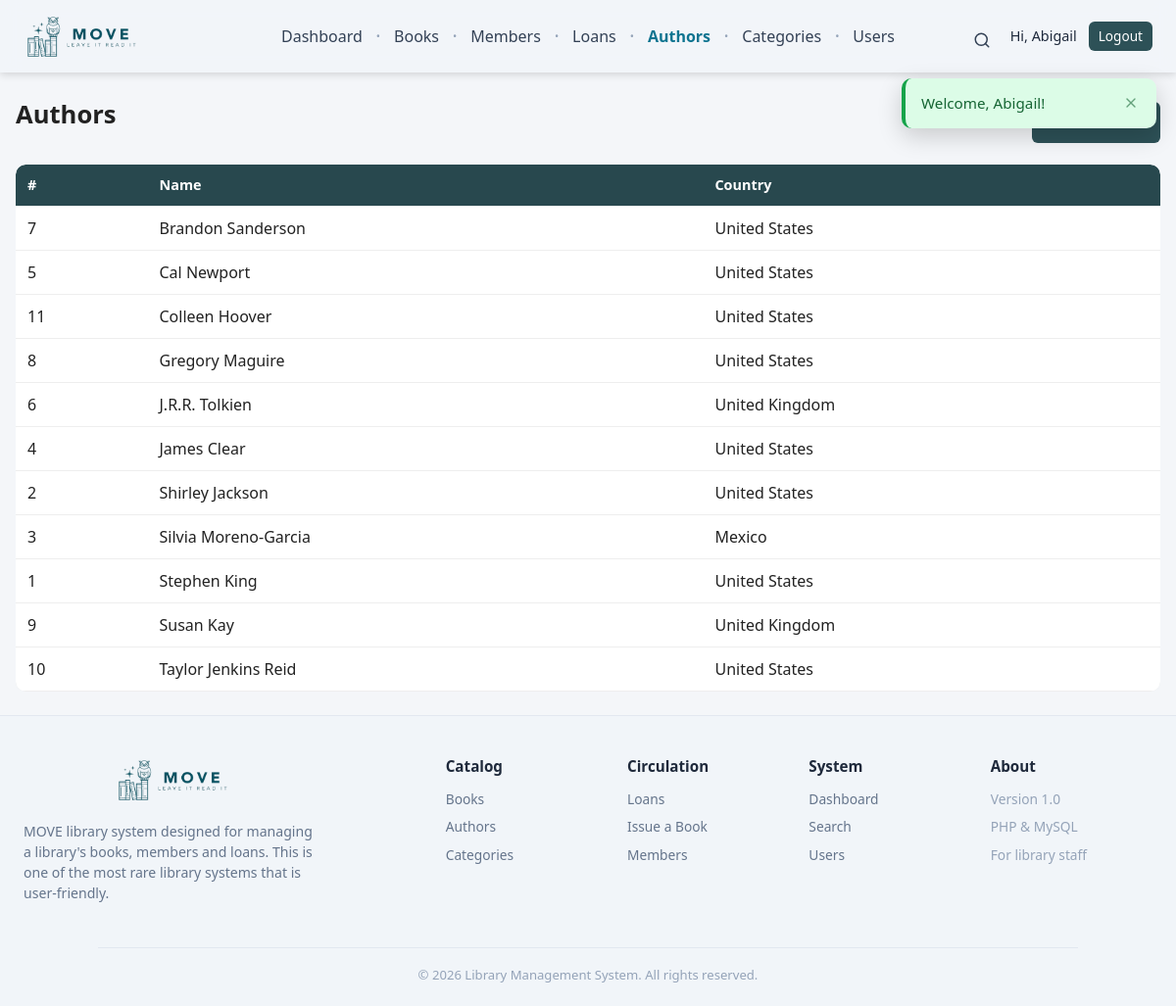
The app's page /authors/index.php (signed in) with its own data.
### tables this page shows
CREATE TABLE `authors` (
  `id` int(11) NOT NULL AUTO_INCREMENT,
  `name` varchar(150) NOT NULL,
  `country` varchar(100) DEFAULT NULL,
  `created_at` timestamp NOT NULL DEFAULT current_timestamp(),
  PRIMARY KEY (`id`)
);

### authors/index.php (the view, shortened to what this page needs)
<?php
require_once __DIR__ . '/../config/database.php';
$authors = $pdo->query(
    'SELECT id, name, country FROM authors ORDER BY name'
)->fetchAll();
require_once __DIR__ . '/../includes/header.php';
?>
<div class="toolbar">
    <h1>Authors</h1>
    <a class="btn" href="create.php">+ Add Author</a>
</div>
<?php if (count($authors) === 0): ?>
    <p class="text-muted">No authors yet. Click “Add Author” to create one.</p>
<?php else: ?>
    <table>
        <thead>
            <tr>
                <th>#</th>
                <th>Name</th>
                <th>Country</th>
            </tr>
        </thead>
        <tbody>
            <?php foreach ($authors as $row): ?>
                <tr>
                    <td><?= (int) $row['id'] ?></td>
                    <td><?= e($row['name']) ?></td>
                    <td><?= e($row['country']) ?></td>
                </tr>
            <?php endforeach; ?>
        </tbody>
    </table>
<?php endif; ?>
<?php require_once __DIR__ . '/../includes/footer.php'; ?>

### includes/header.php (shortened to what this page needs)
<?php
require_once __DIR__ . '/functions.php';
?>
<!DOCTYPE html>
<html lang="en">
<head>
    <link rel="stylesheet" href="../assets/css/style.css?v=<?= @filemtime(__DIR__ . '/../assets/css/style.css') ?>">
</head>
<body>
<?php
if (isset($_SESSION['user_id'])) {
    require __DIR__ . '/navbar.php';
}
?>
<main class="container">
    <?php show_message(); ?>

### includes/navbar.php (shortened to what this page needs)
<?php
$current = basename(dirname($_SERVER['SCRIPT_NAME']));
function nav_active($section)
{
    global $current;
    return $current === $section ? 'class="active"' : '';
}
?>
<nav class="navbar">
    <div class="navbar-left">
        <a class="navbar-brand" href="../dashboard/index.php">
            <img src="../assets/images/logo-01.png" alt="Library System" class="navbar-logo">
        </a>
    </div>
    <ul class="navbar-menu" id="navbarMenu">
        <li><a <?= nav_active('dashboard') ?>  href="../dashboard/index.php">Dashboard</a></li>
        <li><a <?= nav_active('books') ?>      href="../books/index.php">Books</a></li>
        <li><a <?= nav_active('members') ?>    href="../members/index.php">Members</a></li>
        <li><a <?= nav_active('loans') ?>      href="../loans/index.php">Loans</a></li>
        <li><a <?= nav_active('authors') ?>    href="../authors/index.php">Authors</a></li>
        <li><a <?= nav_active('categories') ?> href="../categories/index.php">Categories</a></li>
        <?php if (($_SESSION['role'] ?? '') === 'admin'): ?>
            <li><a <?= nav_active('users') ?> href="../users/index.php">Users</a></li>
        <?php endif; ?>
    </ul>
    <div class="navbar-right">
        <form class="navbar-search" method="get" action="../search/index.php" role="search">
            <label class="navbar-search-icon" for="navSearchInput" aria-label="Search">
                <svg width="18" height="18" viewBox="0 0 24 24" fill="none"
                     stroke="currentColor" stroke-width="2" stroke-linecap="round" stroke-linejoin="round">
                    <circle cx="11" cy="11" r="8"/><line x1="21" y1="21" x2="16.65" y2="16.65"/>
                </svg>
            </label>
        </form>
        <div class="navbar-user">
            <span>Hi, <?= e($_SESSION['full_name'] ?? 'User') ?></span>
            <a class="btn btn-small" href="../auth/logout.php">Logout</a>
        </div>
    </div>
</nav>

### includes/functions.php (shortened to what this page needs)
<?php
function e(mixed $text): string
{
    return htmlspecialchars((string) ($text ?? ''), ENT_QUOTES, 'UTF-8');
}
function show_message()
{
    if (isset($_SESSION['message'])) {
        $msg = $_SESSION['message'];
        echo '<div class="toast toast-' . e($msg['type']) . '" role="alert">'
           . '<span class="toast-text">' . e($msg['text']) . '</span>'
           . '<button type="button" class="toast-close" aria-label="Dismiss"'
           . ' onclick="this.parentNode.remove()">'
           . '<svg width="16" height="16" viewBox="0 0 24 24" fill="none" stroke="currentColor"'
           . ' stroke-width="2" stroke-linecap="round" stroke-linejoin="round">'
           . '<line x1="18" y1="6" x2="6" y2="18"/><line x1="6" y1="6" x2="18" y2="18"/></svg>'
           . '</button></div>';
    }
}

### includes/footer.php (shortened to what this page needs)
</main>
<footer class="footer">
    <div class="footer-top">
        <div class="footer-brand-col">
            <a class="footer-logo" href="../dashboard/index.php">
                <img src="../assets/images/logo-01.png" alt="Library System" class="footer-logo-img">
            </a>
            <p class="footer-blurb">
                MOVE library system designed for managing a library's books, members and loans.
                This is one of the most rare library systems that is user-friendly.
            </p>
        </div>
        <nav class="footer-cols">
            <div class="footer-col">
                <h4>Catalog</h4>
                <a href="../books/index.php">Books</a>
                <a href="../authors/index.php">Authors</a>
                <a href="../categories/index.php">Categories</a>
            </div>
            <div class="footer-col">
                <h4>Circulation</h4>
                <a href="../loans/index.php">Loans</a>
                <a href="../loans/issue.php">Issue a Book</a>
                <a href="../members/index.php">Members</a>
            </div>
            <div class="footer-col">
                <h4>System</h4>
                <a href="../dashboard/index.php">Dashboard</a>
                <a href="../search/index.php">Search</a>
                <a href="../users/index.php">Users</a>
            </div>
            <div class="footer-col">
                <h4>About</h4>
                <span class="footer-info">Version 1.0</span>
                <span class="footer-info">PHP &amp; MySQL</span>
                <span class="footer-info">For library staff</span>
            </div>
        </nav>
    </div>
    <div class="footer-bottom">
        <span>&copy; <?= date('Y') ?> Library Management System. All rights reserved.</span>
    </div>
</footer>
</body>
</html>

### assets/css/style.css (style rules this page uses)
* { box-sizing: border-box; margin: 0; padding: 0; }
img { max-width: 100%; height: auto; }
body { font-family: "Segoe UI", Arial, sans-serif; background: #f4f6f9; color: #222; line-height: 1.5; -webkit-font-smoothing: antialiased; display: flex; flex-direction: column; min-height: 100vh; }
a { color: #2563eb; text-decoration: none; }
.container { max-width: 2000px; margin: 24px auto; padding: 0 16px; width: 100%; flex: 1 0 auto; }
.navbar { display: grid; grid-template-columns: 1fr auto 1fr; align-items: center; gap: 16px; background: #f1f5f9da; color: #1e293b; padding: 12px 24px; position: sticky; top: 0; z-index: 100; box-shadow: 0 2px 8px rgba(0,0,0,.15); backdrop-filter: blur(10px); -webkit-backdrop-filter: blur(10px); }
.navbar-left { justify-self: start; display: flex; align-items: center; }
.navbar-right { justify-self: end; display: flex; align-items: center; gap: 12px; }
.navbar-brand { display: flex; align-items: center; gap: 8px; font-weight: 700; font-size: 1.15rem; }
.navbar-logo { height: 50px; width: auto; }
.navbar-menu { justify-self: center; display: flex; align-items: center; gap: 0; list-style: none; flex-wrap: wrap; justify-content: center; }
.navbar-menu li { display: flex; align-items: center; }
.navbar-menu li:not(:first-child)::before { content: "\2022"; color: #94a3b8; margin: 0 4px; font-size: .7rem; }
.navbar-menu a { color: #334155; padding: 6px 10px; border-radius: 6px; transition: color .15s; }
.navbar-menu a.active { color: #0e7490; font-weight: 700; }
.navbar-user { display: flex; align-items: center; gap: 12px; font-size: 0.9rem; }
.navbar-search { display: flex; align-items: center; border: 1px solid transparent; border-radius: 20px; padding: 0; transition: border-color .2s, background .2s, padding .2s; }
.navbar-search-icon { display: flex; align-items: center; justify-content: center; color: #334155; cursor: pointer; padding: 7px; border-radius: 50%; transition: color .15s, background .15s; }
h1 { font-size: 1.6rem; margin-bottom: 16px; }
table { width: 100%; border-collapse: collapse; background: #fff; box-shadow: 0 1px 3px rgba(0,0,0,.08); border-radius: 10px; overflow: hidden; }
th, td { padding: 10px 12px; text-align: left; border-bottom: 1px solid #eee; }
th { background: #28484e; font-weight: 600; color: #fff; font-size: .9rem; }
label { display: block; margin: 12px 0 4px; font-weight: 600; font-size: .9rem; }
.btn { display: inline-block; background: #2d5157; color: #fff; padding: 9px 16px; border: none; border-radius: 6px; font-size: 1rem; cursor: pointer; text-decoration: none; transition: background .15s, transform .05s; }
.btn-small { padding: 5px 10px; font-size: .85rem; }
.toast { position: fixed; top: 80px; right: 20px; z-index: 200; display: flex; align-items: center; gap: 12px; min-width: 260px; max-width: 360px; padding: 14px 16px; border-radius: 10px; box-shadow: 0 8px 24px rgba(0,0,0,.18); font-size: .95rem; border-left: 4px solid; animation: toast-in .3s ease-out; }
.toast-text { flex: 1; }
.toast-close { background: none; border: none; cursor: pointer; color: inherit; opacity: .6; padding: 2px; display: flex; }
.toast-success { background: #dcfce7; color: #166534; border-left-color: #16a34a; }
.toolbar { display: flex; justify-content: space-between; align-items: center; margin-bottom: 16px; gap: 12px; flex-wrap: wrap; }
.footer { margin-top: auto; flex-shrink: 0; color: #64748b; padding: 40px 24px 22px; font-size: .88rem; background: #f1f5f9; border-top: 1px solid #e2e8f0; }
.footer-top { max-width: 2000px; margin: 0 auto; display: grid; grid-template-columns: 1.3fr 2.4fr; gap: 40px; padding-bottom: 28px; }
.footer-logo { display: block; max-width: 38ch; text-align: center; }
.footer-logo-img { height: 50px; width: auto; }
.footer-blurb { max-width: 38ch; margin: 12px 0 16px; color: #64748b; line-height: 1.5; }
.footer-cols { display: grid; grid-template-columns: repeat(4, 1fr); gap: 20px; }
.footer-col { display: flex; flex-direction: column; gap: 8px; }
.footer-col h4 { font-size: .95rem; color: #1e293b; margin: 0 0 4px; font-weight: 700; }
.footer-col a { color: #64748b; font-size: .86rem; }
.footer-info { color: #94a3b8; font-size: .86rem; }
.footer-bottom { max-width: 1000px; margin: 0 auto; padding-top: 18px; border-top: 1px solid #e2e8f0; display: flex; justify-content:center; gap: 12px; flex-wrap: wrap; font-size: .82rem; color: #94a3b8; }

### records on screen
authors: id "7", name "Brandon Sanderson", country "United States"
authors: id "5", name "Cal Newport", country "United States"
authors: id "11", name "Colleen Hoover", country "United States"
authors: id "8", name "Gregory Maguire", country "United States"
authors: id "6", name "J.R.R. Tolkien", country "United Kingdom"
authors: id "4", name "James Clear", country "United States"
authors: id "2", name "Shirley Jackson", country "United States"
authors: id "3", name "Silvia Moreno-Garcia", country "Mexico"
authors: id "1", name "Stephen King", country "United States"
authors: id "9", name "Susan Kay", country "United Kingdom"
authors: id "10", name "Taylor Jenkins Reid", country "United States"

### other values on screen
$_SESSION['full_name'] "Abigail"
$msg['text'] "Welcome, Abigail!"
